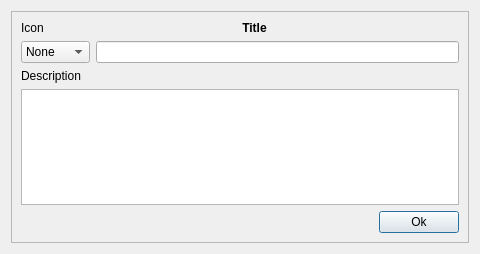
<?xml version="1.0" encoding="UTF-8"?>
<ui version="4.0">
 <class>NewLink</class>
 <widget class="QDialog" name="NewLink">
  <property name="windowModality">
   <enum>Qt::WindowModal</enum>
  </property>
  <property name="geometry">
   <rect>
    <x>0</x>
    <y>0</y>
    <width>480</width>
    <height>254</height>
   </rect>
  </property>
  <property name="sizePolicy">
   <sizepolicy hsizetype="Expanding" vsizetype="Preferred">
    <horstretch>0</horstretch>
    <verstretch>0</verstretch>
   </sizepolicy>
  </property>
  <property name="windowTitle">
   <string>New link</string>
  </property>
  <property name="modal">
   <bool>true</bool>
  </property>
  <layout class="QVBoxLayout" name="verLayout">
   <item>
    <widget class="QFrame" name="frame">
     <property name="frameShape">
      <enum>QFrame::StyledPanel</enum>
     </property>
     <property name="frameShadow">
      <enum>QFrame::Sunken</enum>
     </property>
     <layout class="QVBoxLayout" name="verticalLayout">
      <item>
       <layout class="QHBoxLayout" name="horizontalLayout_3">
        <item>
         <widget class="QLabel" name="lblIcon">
          <property name="text">
           <string>Icon</string>
          </property>
         </widget>
        </item>
        <item>
         <widget class="QLabel" name="lblTitlel">
          <property name="sizePolicy">
           <sizepolicy hsizetype="Expanding" vsizetype="Preferred">
            <horstretch>0</horstretch>
            <verstretch>0</verstretch>
           </sizepolicy>
          </property>
          <property name="font">
           <font>
            <weight>75</weight>
            <bold>true</bold>
           </font>
          </property>
          <property name="text">
           <string>Title</string>
          </property>
          <property name="alignment">
           <set>Qt::AlignCenter</set>
          </property>
         </widget>
        </item>
       </layout>
      </item>
      <item>
       <layout class="QHBoxLayout" name="horizontalLayout_2">
        <item>
         <widget class="QComboBox" name="cmbScheme">
          <property name="toolTip">
           <string notr="true"/>
          </property>
          <property name="statusTip">
           <string notr="true"/>
          </property>
          <property name="whatsThis">
           <string notr="true"/>
          </property>
          <property name="accessibleName">
           <string notr="true"/>
          </property>
          <property name="accessibleDescription">
           <string notr="true"/>
          </property>
          <item>
           <property name="text">
            <string>None</string>
           </property>
          </item>
          <item>
           <property name="text">
            <string notr="true">HTTP</string>
           </property>
          </item>
          <item>
           <property name="text">
            <string notr="true">HTTPS</string>
           </property>
          </item>
          <item>
           <property name="text">
            <string notr="true">FTP</string>
           </property>
          </item>
          <item>
           <property name="text">
            <string notr="true">XMPP</string>
           </property>
          </item>
          <item>
           <property name="text">
            <string>Mail</string>
           </property>
          </item>
          <item>
           <property name="text">
            <string>Phone</string>
           </property>
          </item>
          <item>
           <property name="text">
            <string>Native</string>
           </property>
          </item>
         </widget>
        </item>
        <item>
         <widget class="QLineEdit" name="ledUrl"/>
        </item>
       </layout>
      </item>
      <item>
       <widget class="QLabel" name="lblDescription">
        <property name="text">
         <string>Description</string>
        </property>
       </widget>
      </item>
      <item>
       <widget class="QTextEdit" name="tedDescription">
        <property name="font">
         <font>
          <pointsize>6</pointsize>
         </font>
        </property>
        <property name="tabChangesFocus">
         <bool>true</bool>
        </property>
        <property name="acceptRichText">
         <bool>false</bool>
        </property>
       </widget>
      </item>
      <item>
       <layout class="QHBoxLayout" name="horizontalLayout">
        <item>
         <spacer name="horizontalSpacer">
          <property name="orientation">
           <enum>Qt::Horizontal</enum>
          </property>
          <property name="sizeHint" stdset="0">
           <size>
            <width>40</width>
            <height>20</height>
           </size>
          </property>
         </spacer>
        </item>
        <item>
         <widget class="QPushButton" name="pbOk">
          <property name="sizePolicy">
           <sizepolicy hsizetype="Preferred" vsizetype="Fixed">
            <horstretch>0</horstretch>
            <verstretch>0</verstretch>
           </sizepolicy>
          </property>
          <property name="text">
           <string>Ok</string>
          </property>
         </widget>
        </item>
       </layout>
      </item>
     </layout>
    </widget>
   </item>
  </layout>
 </widget>
 <tabstops>
  <tabstop>cmbScheme</tabstop>
  <tabstop>ledUrl</tabstop>
  <tabstop>tedDescription</tabstop>
  <tabstop>pbOk</tabstop>
 </tabstops>
 <resources/>
 <connections>
  <connection>
   <sender>pbOk</sender>
   <signal>clicked()</signal>
   <receiver>NewLink</receiver>
   <slot>accept()</slot>
   <hints>
    <hint type="sourcelabel">
     <x>44</x>
     <y>107</y>
    </hint>
    <hint type="destinationlabel">
     <x>189</x>
     <y>62</y>
    </hint>
   </hints>
  </connection>
  <connection>
   <sender>cmbScheme</sender>
   <signal>currentIndexChanged(int)</signal>
   <receiver>NewLink</receiver>
   <slot>onSchemeChanged(int)</slot>
   <hints>
    <hint type="sourcelabel">
     <x>37</x>
     <y>14</y>
    </hint>
    <hint type="destinationlabel">
     <x>189</x>
     <y>62</y>
    </hint>
   </hints>
  </connection>
  <connection>
   <sender>ledUrl</sender>
   <signal>textChanged(QString)</signal>
   <receiver>NewLink</receiver>
   <slot>onUrlChanged(QString)</slot>
   <hints>
    <hint type="sourcelabel">
     <x>225</x>
     <y>14</y>
    </hint>
    <hint type="destinationlabel">
     <x>189</x>
     <y>62</y>
    </hint>
   </hints>
  </connection>
  <connection>
   <sender>tedDescription</sender>
   <signal>textChanged()</signal>
   <receiver>NewLink</receiver>
   <slot>onDescriptionChanged()</slot>
   <hints>
    <hint type="sourcelabel">
     <x>225</x>
     <y>59</y>
    </hint>
    <hint type="destinationlabel">
     <x>189</x>
     <y>62</y>
    </hint>
   </hints>
  </connection>
 </connections>
 <slots>
  <slot>onSchemeChanged(int)</slot>
  <slot>onUrlChanged(QString)</slot>
  <slot>onDescriptionChanged()</slot>
 </slots>
</ui>
